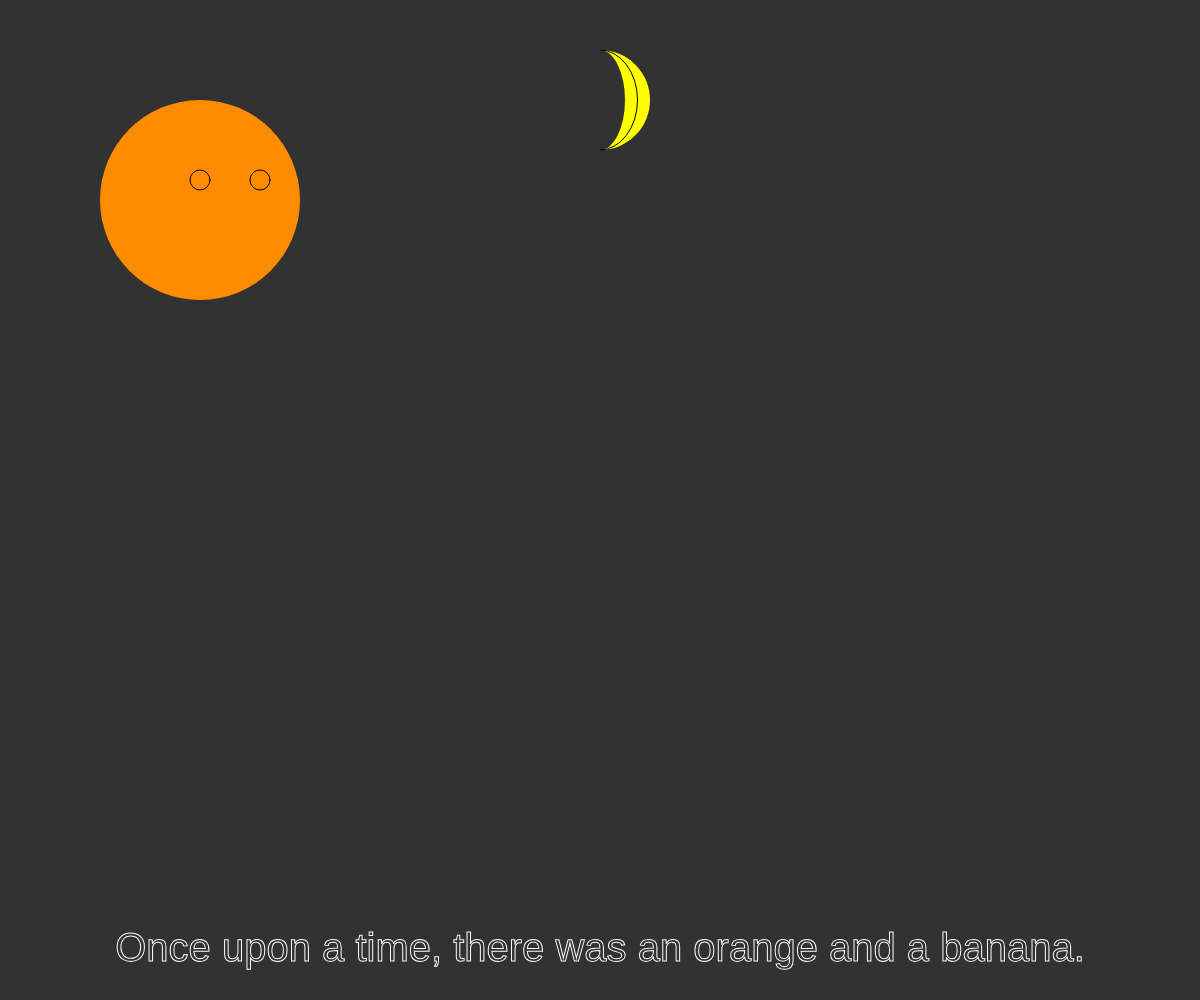
Frame 1 (no input)
Frame 60 (no input): identical to frame 1, image omitted
Frame 120 (the mouse pressed at the canvas centre since frame 60): identical to frame 1, image omitted

The p5.js sketch that drew this single still picture (run headless with seeded random() and noise() and a simulated clock; from frame 60 on, the mouse is pressed at the canvas centre):

// p5.js sketch
// ── sketch.js
/*
	mmp 310 week 1
	interactive story
	characters sketch
	by owen
*/

// global variables
var orangeX = 200;
var orangeY = 200;
var orangeSize = 200;
var orangeEyeSize = orangeSize / 10;

var bananaX = 600;
var bananaY = 100;
var bananaSize = 100;

var story = "Once upon a time, there was an orange and a banana.";
var storyX;
var storyY;

function setup() {
	createCanvas(windowWidth, windowHeight);
	textSize(40);
	textAlign(CENTER, CENTER);
	storyX = width / 2;
	storyY = height - 50;
}

function draw() {
	background(50);
	
	// first character orange
	fill('DARKORANGE');
	noStroke();
	ellipse(orangeX, orangeY, orangeSize);  	// body
	
	stroke(0);
	ellipse(orangeX + orangeEyeSize * 3, orangeY - orangeEyeSize, orangeEyeSize);  // left eye
	ellipse(orangeX, orangeY - orangeEyeSize, orangeEyeSize); 		// right eye
	
	// second character banana
	fill('yellow');
	noStroke();
	arc(bananaX, bananaY, bananaSize, bananaSize, -HALF_PI, HALF_PI); // banana background
	fill(50);
	arc(bananaX, bananaY, bananaSize / 2, bananaSize, -HALF_PI, HALF_PI); // banana foreground
	noFill();
	stroke(0);
	arc(bananaX, bananaY, bananaSize * 3/4, bananaSize, -HALF_PI, HALF_PI); // banana contour
	
	stroke(255);
	text(story, storyX, storyY);
}
